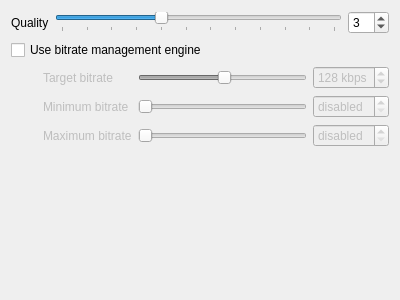
<?xml version="1.0" encoding="UTF-8"?>
<ui version="4.0">
 <class>TranscoderOptionsVorbis</class>
 <widget class="QWidget" name="TranscoderOptionsVorbis">
  <property name="geometry">
   <rect>
    <x>0</x>
    <y>0</y>
    <width>400</width>
    <height>300</height>
   </rect>
  </property>
  <property name="windowTitle">
   <string>Form</string>
  </property>
  <layout class="QFormLayout" name="formLayout_2">
   <item row="0" column="0">
    <widget class="QLabel" name="label_1">
     <property name="text">
      <string comment="Sound quality">Quality</string>
     </property>
    </widget>
   </item>
   <item row="0" column="1">
    <layout class="QHBoxLayout" name="horizontalLayout_1">
     <item>
      <widget class="QSlider" name="quality_slider">
       <property name="minimum">
        <number>-1</number>
       </property>
       <property name="maximum">
        <number>10</number>
       </property>
       <property name="value">
        <number>3</number>
       </property>
       <property name="orientation">
        <enum>Qt::Horizontal</enum>
       </property>
       <property name="tickPosition">
        <enum>QSlider::TicksBelow</enum>
       </property>
      </widget>
     </item>
     <item>
      <widget class="QSpinBox" name="quality_spinbox">
       <property name="minimum">
        <number>-1</number>
       </property>
       <property name="maximum">
        <number>10</number>
       </property>
       <property name="value">
        <number>3</number>
       </property>
      </widget>
     </item>
    </layout>
   </item>
   <item row="1" column="0" colspan="2">
    <widget class="QCheckBox" name="managed">
     <property name="text">
      <string>Use bitrate management engine</string>
     </property>
    </widget>
   </item>
   <item row="2" column="0" colspan="2">
    <widget class="QWidget" name="widget" native="true">
     <property name="enabled">
      <bool>false</bool>
     </property>
     <layout class="QFormLayout" name="formLayout">
      <property name="leftMargin">
       <number>32</number>
      </property>
      <property name="topMargin">
       <number>0</number>
      </property>
      <property name="rightMargin">
       <number>0</number>
      </property>
      <property name="bottomMargin">
       <number>0</number>
      </property>
      <item row="0" column="0">
       <widget class="QLabel" name="label_2">
        <property name="text">
         <string>Target bitrate</string>
        </property>
       </widget>
      </item>
      <item row="0" column="1">
       <layout class="QHBoxLayout" name="horizontalLayout_2">
        <item>
         <widget class="QSlider" name="bitrate_slider">
          <property name="maximum">
           <number>250</number>
          </property>
          <property name="value">
           <number>128</number>
          </property>
          <property name="orientation">
           <enum>Qt::Horizontal</enum>
          </property>
         </widget>
        </item>
        <item>
         <widget class="QSpinBox" name="bitrate_spinbox">
          <property name="suffix">
           <string> kbps</string>
          </property>
          <property name="maximum">
           <number>250</number>
          </property>
          <property name="value">
           <number>128</number>
          </property>
         </widget>
        </item>
       </layout>
      </item>
      <item row="1" column="0">
       <widget class="QLabel" name="label_3">
        <property name="text">
         <string>Minimum bitrate</string>
        </property>
       </widget>
      </item>
      <item row="1" column="1">
       <layout class="QHBoxLayout" name="horizontalLayout_3">
        <item>
         <widget class="QSlider" name="min_bitrate_slider">
          <property name="maximum">
           <number>250</number>
          </property>
          <property name="value">
           <number>0</number>
          </property>
          <property name="orientation">
           <enum>Qt::Horizontal</enum>
          </property>
         </widget>
        </item>
        <item>
         <widget class="QSpinBox" name="min_bitrate_spinbox">
          <property name="specialValueText">
           <string>disabled</string>
          </property>
          <property name="suffix">
           <string> kbps</string>
          </property>
          <property name="maximum">
           <number>250</number>
          </property>
          <property name="value">
           <number>0</number>
          </property>
         </widget>
        </item>
       </layout>
      </item>
      <item row="2" column="0">
       <widget class="QLabel" name="label_4">
        <property name="text">
         <string>Maximum bitrate</string>
        </property>
       </widget>
      </item>
      <item row="2" column="1">
       <layout class="QHBoxLayout" name="horizontalLayout_4">
        <item>
         <widget class="QSlider" name="max_bitrate_slider">
          <property name="maximum">
           <number>250</number>
          </property>
          <property name="value">
           <number>0</number>
          </property>
          <property name="orientation">
           <enum>Qt::Horizontal</enum>
          </property>
         </widget>
        </item>
        <item>
         <widget class="QSpinBox" name="max_bitrate_spinbox">
          <property name="specialValueText">
           <string>disabled</string>
          </property>
          <property name="suffix">
           <string> kbps</string>
          </property>
          <property name="maximum">
           <number>250</number>
          </property>
          <property name="value">
           <number>0</number>
          </property>
         </widget>
        </item>
       </layout>
      </item>
     </layout>
    </widget>
   </item>
  </layout>
 </widget>
 <tabstops>
  <tabstop>quality_slider</tabstop>
  <tabstop>quality_spinbox</tabstop>
  <tabstop>managed</tabstop>
  <tabstop>bitrate_slider</tabstop>
  <tabstop>bitrate_spinbox</tabstop>
  <tabstop>min_bitrate_slider</tabstop>
  <tabstop>min_bitrate_spinbox</tabstop>
  <tabstop>max_bitrate_slider</tabstop>
  <tabstop>max_bitrate_spinbox</tabstop>
 </tabstops>
 <resources/>
 <connections>
  <connection>
   <sender>quality_slider</sender>
   <signal>valueChanged(int)</signal>
   <receiver>quality_spinbox</receiver>
   <slot>setValue(int)</slot>
   <hints>
    <hint type="sourcelabel">
     <x>176</x>
     <y>29</y>
    </hint>
    <hint type="destinationlabel">
     <x>365</x>
     <y>31</y>
    </hint>
   </hints>
  </connection>
  <connection>
   <sender>quality_spinbox</sender>
   <signal>valueChanged(int)</signal>
   <receiver>quality_slider</receiver>
   <slot>setValue(int)</slot>
   <hints>
    <hint type="sourcelabel">
     <x>358</x>
     <y>19</y>
    </hint>
    <hint type="destinationlabel">
     <x>136</x>
     <y>29</y>
    </hint>
   </hints>
  </connection>
  <connection>
   <sender>bitrate_slider</sender>
   <signal>valueChanged(int)</signal>
   <receiver>bitrate_spinbox</receiver>
   <slot>setValue(int)</slot>
   <hints>
    <hint type="sourcelabel">
     <x>255</x>
     <y>83</y>
    </hint>
    <hint type="destinationlabel">
     <x>344</x>
     <y>88</y>
    </hint>
   </hints>
  </connection>
  <connection>
   <sender>bitrate_spinbox</sender>
   <signal>valueChanged(int)</signal>
   <receiver>bitrate_slider</receiver>
   <slot>setValue(int)</slot>
   <hints>
    <hint type="sourcelabel">
     <x>341</x>
     <y>77</y>
    </hint>
    <hint type="destinationlabel">
     <x>244</x>
     <y>80</y>
    </hint>
   </hints>
  </connection>
  <connection>
   <sender>min_bitrate_spinbox</sender>
   <signal>valueChanged(int)</signal>
   <receiver>min_bitrate_slider</receiver>
   <slot>setValue(int)</slot>
   <hints>
    <hint type="sourcelabel">
     <x>324</x>
     <y>122</y>
    </hint>
    <hint type="destinationlabel">
     <x>265</x>
     <y>115</y>
    </hint>
   </hints>
  </connection>
  <connection>
   <sender>min_bitrate_slider</sender>
   <signal>valueChanged(int)</signal>
   <receiver>min_bitrate_spinbox</receiver>
   <slot>setValue(int)</slot>
   <hints>
    <hint type="sourcelabel">
     <x>217</x>
     <y>122</y>
    </hint>
    <hint type="destinationlabel">
     <x>347</x>
     <y>124</y>
    </hint>
   </hints>
  </connection>
  <connection>
   <sender>max_bitrate_slider</sender>
   <signal>valueChanged(int)</signal>
   <receiver>max_bitrate_spinbox</receiver>
   <slot>setValue(int)</slot>
   <hints>
    <hint type="sourcelabel">
     <x>278</x>
     <y>157</y>
    </hint>
    <hint type="destinationlabel">
     <x>323</x>
     <y>155</y>
    </hint>
   </hints>
  </connection>
  <connection>
   <sender>max_bitrate_spinbox</sender>
   <signal>valueChanged(int)</signal>
   <receiver>max_bitrate_slider</receiver>
   <slot>setValue(int)</slot>
   <hints>
    <hint type="sourcelabel">
     <x>344</x>
     <y>166</y>
    </hint>
    <hint type="destinationlabel">
     <x>216</x>
     <y>155</y>
    </hint>
   </hints>
  </connection>
  <connection>
   <sender>managed</sender>
   <signal>toggled(bool)</signal>
   <receiver>widget</receiver>
   <slot>setEnabled(bool)</slot>
   <hints>
    <hint type="sourcelabel">
     <x>55</x>
     <y>58</y>
    </hint>
    <hint type="destinationlabel">
     <x>25</x>
     <y>86</y>
    </hint>
   </hints>
  </connection>
 </connections>
</ui>
